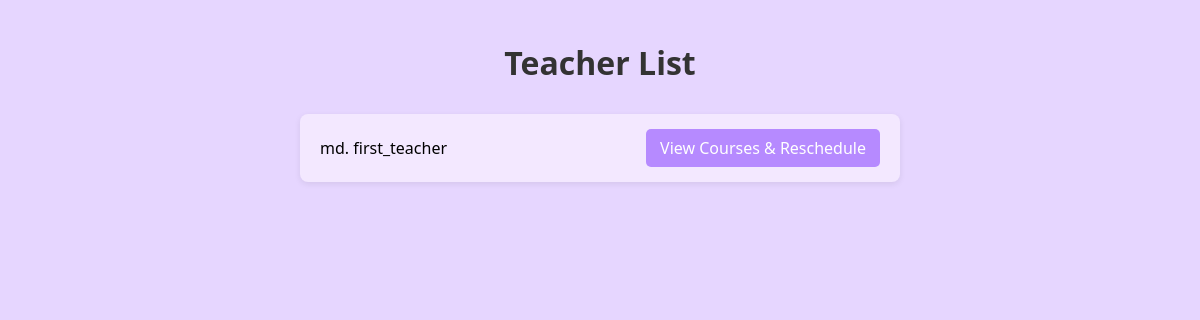
Before: /teachers/ with the older database file.
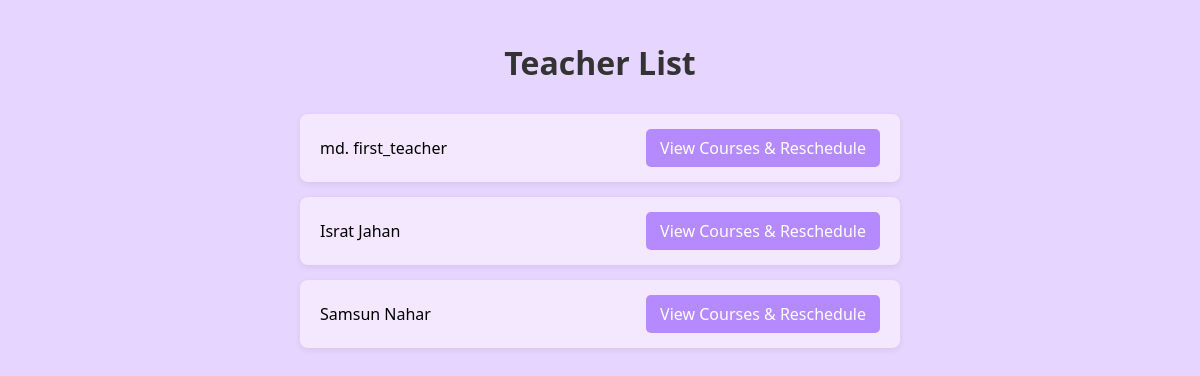
After: the same page with the newer database file.
### teachers/models.py (models this page shows, shortened)
class Teacher(models.Model):
    user = models.OneToOneField(User, on_delete=models.CASCADE)
    name = models.CharField(max_length=100)
    email = models.EmailField(unique=True)
    designation = models.CharField(max_length=50)
    department = models.CharField(max_length=100, default="CSE")

### teachers/views.py (the view)
# urls.py: path('', views.teacher_list, name='teacher_list'),  # List all teachers
def teacher_list(request):
    teachers = Teacher.objects.all()
    return render(request, 'teachers/teacher_list.html', {'teachers': teachers})

### templates/teachers/teacher_list.html (shortened to what this page needs)
<!DOCTYPE html>
<html lang="en">
<head>
</head>
<body>
    <h1>Teacher List</h1>
    <ul>
        {% for teacher in teachers %}
            <li>
                {{ teacher.name }}
                <a href="{% url 'teacher_detail' teacher.id %}">View Courses & Reschedule</a>
            </li>
        {% empty %}
            <li>No teachers available.</li>
        {% endfor %}
    </ul>
</body>
</html>

Changed rows visible on the page:
added Teacher: name "Israt Jahan"
added Teacher: name "Samsun Nahar"
